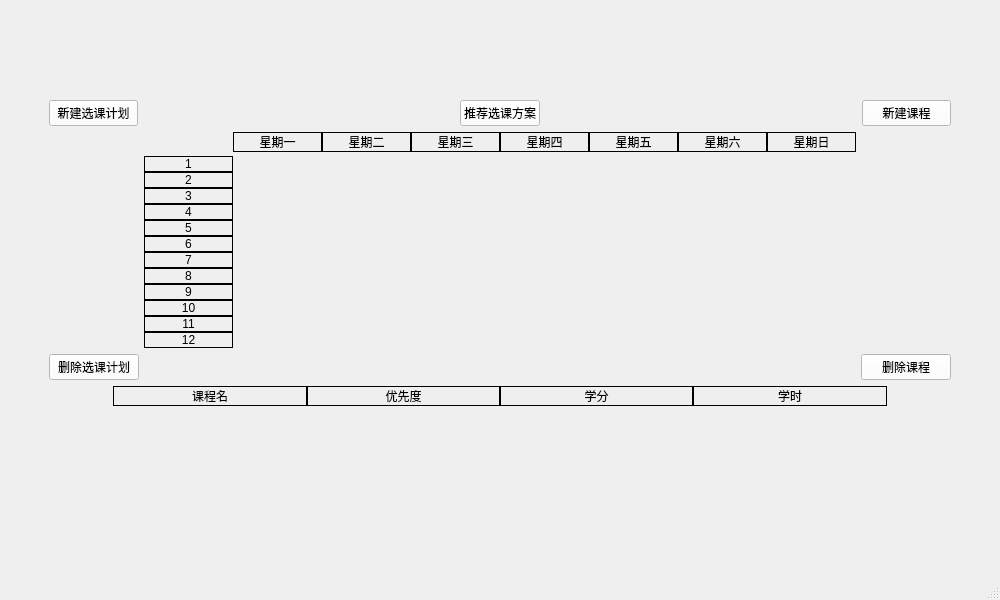
<?xml version="1.0" encoding="UTF-8"?>
<ui version="4.0">
 <class>MainWindow</class>
 <widget class="QMainWindow" name="MainWindow">
  <property name="geometry">
   <rect>
    <x>0</x>
    <y>0</y>
    <width>1000</width>
    <height>600</height>
   </rect>
  </property>
  <property name="windowTitle">
   <string>MainWindow</string>
  </property>
  <property name="layoutDirection">
   <enum>Qt::LeftToRight</enum>
  </property>
  <widget class="QWidget" name="centralwidget">
   <layout class="QGridLayout" name="gridLayout_2" columnstretch="0,1,0">
    <item row="0" column="1">
     <layout class="QVBoxLayout" name="OutLayout" stretch="1,0,0,0,2">
      <item>
       <spacer name="UpSpacer">
        <property name="orientation">
         <enum>Qt::Vertical</enum>
        </property>
        <property name="sizeHint" stdset="0">
         <size>
          <width>20</width>
          <height>40</height>
         </size>
        </property>
       </spacer>
      </item>
      <item>
       <layout class="QHBoxLayout" name="UpLayout" stretch="1,8,1">
        <property name="spacing">
         <number>6</number>
        </property>
        <item>
         <widget class="QPushButton" name="AddPlan">
          <property name="styleSheet">
           <string notr="true">background-color:white</string>
          </property>
          <property name="text">
           <string>新建选课计划</string>
          </property>
         </widget>
        </item>
        <item>
         <layout class="QHBoxLayout" name="RecommendLayout">
          <item>
           <spacer name="OutSpacer2">
            <property name="orientation">
             <enum>Qt::Horizontal</enum>
            </property>
            <property name="sizeHint" stdset="0">
             <size>
              <width>40</width>
              <height>20</height>
             </size>
            </property>
           </spacer>
          </item>
          <item>
           <widget class="QPushButton" name="Recommend">
            <property name="styleSheet">
             <string notr="true">background-color:white</string>
            </property>
            <property name="text">
             <string>推荐选课方案</string>
            </property>
           </widget>
          </item>
          <item>
           <spacer name="OutSpacer1">
            <property name="orientation">
             <enum>Qt::Horizontal</enum>
            </property>
            <property name="sizeHint" stdset="0">
             <size>
              <width>40</width>
              <height>20</height>
             </size>
            </property>
           </spacer>
          </item>
         </layout>
        </item>
        <item>
         <widget class="QPushButton" name="AddCourse">
          <property name="styleSheet">
           <string notr="true">background-color:white</string>
          </property>
          <property name="text">
           <string> 新建课程 </string>
          </property>
         </widget>
        </item>
       </layout>
      </item>
      <item>
       <layout class="QHBoxLayout" name="MainLayout" stretch="1,8,1">
        <property name="spacing">
         <number>6</number>
        </property>
        <property name="sizeConstraint">
         <enum>QLayout::SetDefaultConstraint</enum>
        </property>
        <item>
         <layout class="QVBoxLayout" name="LeftLayout">
          <item>
           <widget class="QWidget" name="PlanWidget" native="true">
            <widget class="QWidget" name="verticalLayoutWidget">
             <property name="geometry">
              <rect>
               <x>10</x>
               <y>30</y>
               <width>160</width>
               <height>80</height>
              </rect>
             </property>
             <layout class="QVBoxLayout" name="PlanLayout"/>
            </widget>
           </widget>
          </item>
          <item>
           <spacer name="Spacer1">
            <property name="orientation">
             <enum>Qt::Vertical</enum>
            </property>
            <property name="sizeHint" stdset="0">
             <size>
              <width>20</width>
              <height>40</height>
             </size>
            </property>
           </spacer>
          </item>
         </layout>
        </item>
        <item>
         <layout class="QVBoxLayout" name="MiddleLayout" stretch="1,12">
          <property name="spacing">
           <number>4</number>
          </property>
          <item>
           <layout class="QHBoxLayout" name="WeekLayout">
            <property name="spacing">
             <number>0</number>
            </property>
            <item>
             <widget class="QLabel" name="BlankLabel">
              <property name="text">
               <string/>
              </property>
             </widget>
            </item>
            <item>
             <widget class="QLabel" name="MonLabel">
              <property name="styleSheet">
               <string notr="true">border: 1px solid black</string>
              </property>
              <property name="text">
               <string>星期一</string>
              </property>
              <property name="alignment">
               <set>Qt::AlignCenter</set>
              </property>
             </widget>
            </item>
            <item>
             <widget class="QLabel" name="TueLabel">
              <property name="styleSheet">
               <string notr="true">border: 1px solid black</string>
              </property>
              <property name="text">
               <string>星期二</string>
              </property>
              <property name="alignment">
               <set>Qt::AlignCenter</set>
              </property>
             </widget>
            </item>
            <item>
             <widget class="QLabel" name="WedLabel">
              <property name="styleSheet">
               <string notr="true">border: 1px solid black</string>
              </property>
              <property name="text">
               <string>星期三</string>
              </property>
              <property name="alignment">
               <set>Qt::AlignCenter</set>
              </property>
             </widget>
            </item>
            <item>
             <widget class="QLabel" name="ThuLabel">
              <property name="styleSheet">
               <string notr="true">border: 1px solid black</string>
              </property>
              <property name="text">
               <string>星期四</string>
              </property>
              <property name="alignment">
               <set>Qt::AlignCenter</set>
              </property>
             </widget>
            </item>
            <item>
             <widget class="QLabel" name="FriLabel">
              <property name="styleSheet">
               <string notr="true">border: 1px solid black</string>
              </property>
              <property name="text">
               <string>星期五</string>
              </property>
              <property name="alignment">
               <set>Qt::AlignCenter</set>
              </property>
             </widget>
            </item>
            <item>
             <widget class="QLabel" name="SatLabel">
              <property name="styleSheet">
               <string notr="true">border: 1px solid black</string>
              </property>
              <property name="text">
               <string>星期六</string>
              </property>
              <property name="alignment">
               <set>Qt::AlignCenter</set>
              </property>
             </widget>
            </item>
            <item>
             <widget class="QLabel" name="SunLabel">
              <property name="styleSheet">
               <string notr="true">border: 1px solid black</string>
              </property>
              <property name="text">
               <string>星期日</string>
              </property>
              <property name="alignment">
               <set>Qt::AlignCenter</set>
              </property>
             </widget>
            </item>
           </layout>
          </item>
          <item>
           <layout class="QHBoxLayout" name="TableLayout" stretch="1,7">
            <property name="spacing">
             <number>0</number>
            </property>
            <item>
             <layout class="QVBoxLayout" name="TimeLayout">
              <item>
               <widget class="QLabel" name="T1Label">
                <property name="styleSheet">
                 <string notr="true">border: 1px solid black</string>
                </property>
                <property name="text">
                 <string>1</string>
                </property>
                <property name="alignment">
                 <set>Qt::AlignCenter</set>
                </property>
               </widget>
              </item>
              <item>
               <widget class="QLabel" name="T2Label">
                <property name="styleSheet">
                 <string notr="true">border: 1px solid black</string>
                </property>
                <property name="text">
                 <string>2</string>
                </property>
                <property name="alignment">
                 <set>Qt::AlignCenter</set>
                </property>
               </widget>
              </item>
              <item>
               <widget class="QLabel" name="T3Label">
                <property name="styleSheet">
                 <string notr="true">border: 1px solid black</string>
                </property>
                <property name="text">
                 <string>3</string>
                </property>
                <property name="alignment">
                 <set>Qt::AlignCenter</set>
                </property>
               </widget>
              </item>
              <item>
               <widget class="QLabel" name="T4Label">
                <property name="styleSheet">
                 <string notr="true">border: 1px solid black</string>
                </property>
                <property name="text">
                 <string>4</string>
                </property>
                <property name="alignment">
                 <set>Qt::AlignCenter</set>
                </property>
               </widget>
              </item>
              <item>
               <widget class="QLabel" name="T5Label">
                <property name="styleSheet">
                 <string notr="true">border: 1px solid black</string>
                </property>
                <property name="text">
                 <string>5</string>
                </property>
                <property name="alignment">
                 <set>Qt::AlignCenter</set>
                </property>
               </widget>
              </item>
              <item>
               <widget class="QLabel" name="T6Label">
                <property name="styleSheet">
                 <string notr="true">border: 1px solid black</string>
                </property>
                <property name="text">
                 <string>6</string>
                </property>
                <property name="alignment">
                 <set>Qt::AlignCenter</set>
                </property>
               </widget>
              </item>
              <item>
               <widget class="QLabel" name="T7Label">
                <property name="styleSheet">
                 <string notr="true">border: 1px solid black</string>
                </property>
                <property name="text">
                 <string>7</string>
                </property>
                <property name="alignment">
                 <set>Qt::AlignCenter</set>
                </property>
               </widget>
              </item>
              <item>
               <widget class="QLabel" name="T8Label">
                <property name="styleSheet">
                 <string notr="true">border: 1px solid black</string>
                </property>
                <property name="text">
                 <string>8</string>
                </property>
                <property name="alignment">
                 <set>Qt::AlignCenter</set>
                </property>
               </widget>
              </item>
              <item>
               <widget class="QLabel" name="T9Label">
                <property name="styleSheet">
                 <string notr="true">border: 1px solid black</string>
                </property>
                <property name="text">
                 <string>9</string>
                </property>
                <property name="alignment">
                 <set>Qt::AlignCenter</set>
                </property>
               </widget>
              </item>
              <item>
               <widget class="QLabel" name="T10Label">
                <property name="styleSheet">
                 <string notr="true">border: 1px solid black</string>
                </property>
                <property name="text">
                 <string>10</string>
                </property>
                <property name="alignment">
                 <set>Qt::AlignCenter</set>
                </property>
               </widget>
              </item>
              <item>
               <widget class="QLabel" name="T11Label">
                <property name="styleSheet">
                 <string notr="true">border: 1px solid black</string>
                </property>
                <property name="text">
                 <string>11</string>
                </property>
                <property name="alignment">
                 <set>Qt::AlignCenter</set>
                </property>
               </widget>
              </item>
              <item>
               <widget class="QLabel" name="T12Label">
                <property name="styleSheet">
                 <string notr="true">border: 1px solid black</string>
                </property>
                <property name="text">
                 <string>12</string>
                </property>
                <property name="alignment">
                 <set>Qt::AlignCenter</set>
                </property>
               </widget>
              </item>
             </layout>
            </item>
            <item>
             <layout class="QHBoxLayout" name="CourseTableLayout">
              <item>
               <layout class="QVBoxLayout" name="C1Layout"/>
              </item>
              <item>
               <layout class="QVBoxLayout" name="C2Layout"/>
              </item>
              <item>
               <layout class="QVBoxLayout" name="C3Layout"/>
              </item>
              <item>
               <layout class="QVBoxLayout" name="C4Layout"/>
              </item>
              <item>
               <layout class="QVBoxLayout" name="C5Layout"/>
              </item>
              <item>
               <layout class="QVBoxLayout" name="C6Layout"/>
              </item>
              <item>
               <layout class="QVBoxLayout" name="C7Layout"/>
              </item>
             </layout>
            </item>
           </layout>
          </item>
         </layout>
        </item>
        <item>
         <layout class="QVBoxLayout" name="RightLayout">
          <item>
           <widget class="QWidget" name="CourseWidget" native="true">
            <widget class="QWidget" name="verticalLayoutWidget_2">
             <property name="geometry">
              <rect>
               <x>20</x>
               <y>30</y>
               <width>160</width>
               <height>80</height>
              </rect>
             </property>
             <layout class="QVBoxLayout" name="CourseLayout"/>
            </widget>
           </widget>
          </item>
          <item>
           <spacer name="Spacer2">
            <property name="orientation">
             <enum>Qt::Vertical</enum>
            </property>
            <property name="sizeHint" stdset="0">
             <size>
              <width>20</width>
              <height>40</height>
             </size>
            </property>
           </spacer>
          </item>
         </layout>
        </item>
       </layout>
      </item>
      <item>
       <layout class="QHBoxLayout" name="DownLayout" stretch="1,8,1">
        <property name="spacing">
         <number>6</number>
        </property>
        <item>
         <widget class="QPushButton" name="DeletePlan">
          <property name="styleSheet">
           <string notr="true">background-color:white</string>
          </property>
          <property name="text">
           <string>删除选课计划</string>
          </property>
         </widget>
        </item>
        <item>
         <spacer name="OutSpacer3">
          <property name="orientation">
           <enum>Qt::Horizontal</enum>
          </property>
          <property name="sizeHint" stdset="0">
           <size>
            <width>40</width>
            <height>20</height>
           </size>
          </property>
         </spacer>
        </item>
        <item>
         <widget class="QPushButton" name="DeleteCourse">
          <property name="styleSheet">
           <string notr="true">background-color:white</string>
          </property>
          <property name="text">
           <string> 删除课程 </string>
          </property>
         </widget>
        </item>
       </layout>
      </item>
      <item>
       <layout class="QHBoxLayout" name="InformLayout" stretch="1,3,3,3,3,1">
        <property name="spacing">
         <number>0</number>
        </property>
        <item>
         <spacer name="horizontalSpacer">
          <property name="orientation">
           <enum>Qt::Horizontal</enum>
          </property>
          <property name="sizeHint" stdset="0">
           <size>
            <width>13</width>
            <height>14</height>
           </size>
          </property>
         </spacer>
        </item>
        <item>
         <layout class="QVBoxLayout" name="OutNameLayout" stretch="0,0,1">
          <item>
           <widget class="QLabel" name="InformNameLabel">
            <property name="styleSheet">
             <string notr="true">border: 1px solid black</string>
            </property>
            <property name="text">
             <string>课程名</string>
            </property>
            <property name="alignment">
             <set>Qt::AlignCenter</set>
            </property>
           </widget>
          </item>
          <item>
           <layout class="QVBoxLayout" name="InformNameLayout"/>
          </item>
          <item>
           <spacer name="Spacer3">
            <property name="orientation">
             <enum>Qt::Vertical</enum>
            </property>
            <property name="sizeHint" stdset="0">
             <size>
              <width>20</width>
              <height>40</height>
             </size>
            </property>
           </spacer>
          </item>
         </layout>
        </item>
        <item>
         <layout class="QVBoxLayout" name="OutPriorityLayout" stretch="0,0,1">
          <item>
           <widget class="QLabel" name="InformPriorityLabel">
            <property name="styleSheet">
             <string notr="true">border: 1px solid black</string>
            </property>
            <property name="text">
             <string>优先度</string>
            </property>
            <property name="alignment">
             <set>Qt::AlignCenter</set>
            </property>
           </widget>
          </item>
          <item>
           <layout class="QVBoxLayout" name="InformPriorityLayout"/>
          </item>
          <item>
           <spacer name="Spacer4">
            <property name="orientation">
             <enum>Qt::Vertical</enum>
            </property>
            <property name="sizeHint" stdset="0">
             <size>
              <width>20</width>
              <height>40</height>
             </size>
            </property>
           </spacer>
          </item>
         </layout>
        </item>
        <item>
         <layout class="QVBoxLayout" name="OutPointLayout">
          <item>
           <widget class="QLabel" name="InformPointLabel">
            <property name="styleSheet">
             <string notr="true">border: 1px solid black</string>
            </property>
            <property name="text">
             <string>学分</string>
            </property>
            <property name="alignment">
             <set>Qt::AlignCenter</set>
            </property>
           </widget>
          </item>
          <item>
           <layout class="QVBoxLayout" name="InformPointLayout"/>
          </item>
          <item>
           <spacer name="Spacer5">
            <property name="orientation">
             <enum>Qt::Vertical</enum>
            </property>
            <property name="sizeHint" stdset="0">
             <size>
              <width>20</width>
              <height>40</height>
             </size>
            </property>
           </spacer>
          </item>
         </layout>
        </item>
        <item>
         <layout class="QVBoxLayout" name="OutTimeLayout">
          <item>
           <widget class="QLabel" name="InformTimeLabel">
            <property name="styleSheet">
             <string notr="true">border: 1px solid black</string>
            </property>
            <property name="text">
             <string>学时</string>
            </property>
            <property name="alignment">
             <set>Qt::AlignCenter</set>
            </property>
           </widget>
          </item>
          <item>
           <layout class="QVBoxLayout" name="InformTimeLayout"/>
          </item>
          <item>
           <spacer name="Spacer6">
            <property name="orientation">
             <enum>Qt::Vertical</enum>
            </property>
            <property name="sizeHint" stdset="0">
             <size>
              <width>20</width>
              <height>40</height>
             </size>
            </property>
           </spacer>
          </item>
         </layout>
        </item>
        <item>
         <spacer name="horizontalSpacer_2">
          <property name="orientation">
           <enum>Qt::Horizontal</enum>
          </property>
          <property name="sizeHint" stdset="0">
           <size>
            <width>13</width>
            <height>14</height>
           </size>
          </property>
         </spacer>
        </item>
       </layout>
      </item>
     </layout>
    </item>
    <item row="0" column="0">
     <spacer name="LeftSpacer">
      <property name="orientation">
       <enum>Qt::Horizontal</enum>
      </property>
      <property name="sizeHint" stdset="0">
       <size>
        <width>40</width>
        <height>20</height>
       </size>
      </property>
     </spacer>
    </item>
    <item row="0" column="2">
     <spacer name="RightSpacer">
      <property name="orientation">
       <enum>Qt::Horizontal</enum>
      </property>
      <property name="sizeHint" stdset="0">
       <size>
        <width>40</width>
        <height>20</height>
       </size>
      </property>
     </spacer>
    </item>
   </layout>
  </widget>
  <widget class="QStatusBar" name="statusbar"/>
 </widget>
 <resources/>
 <connections/>
</ui>
